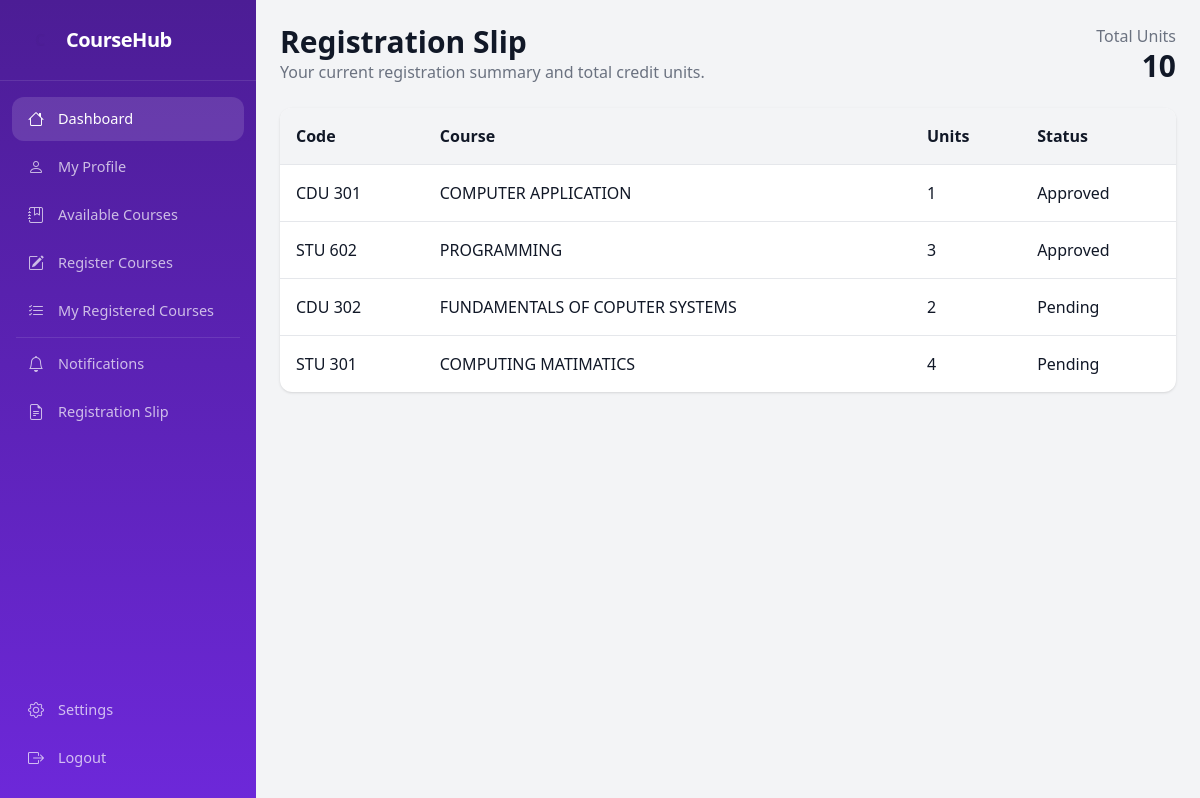
The app's page /dashboard/student/registration-slip/ (signed in), older data.
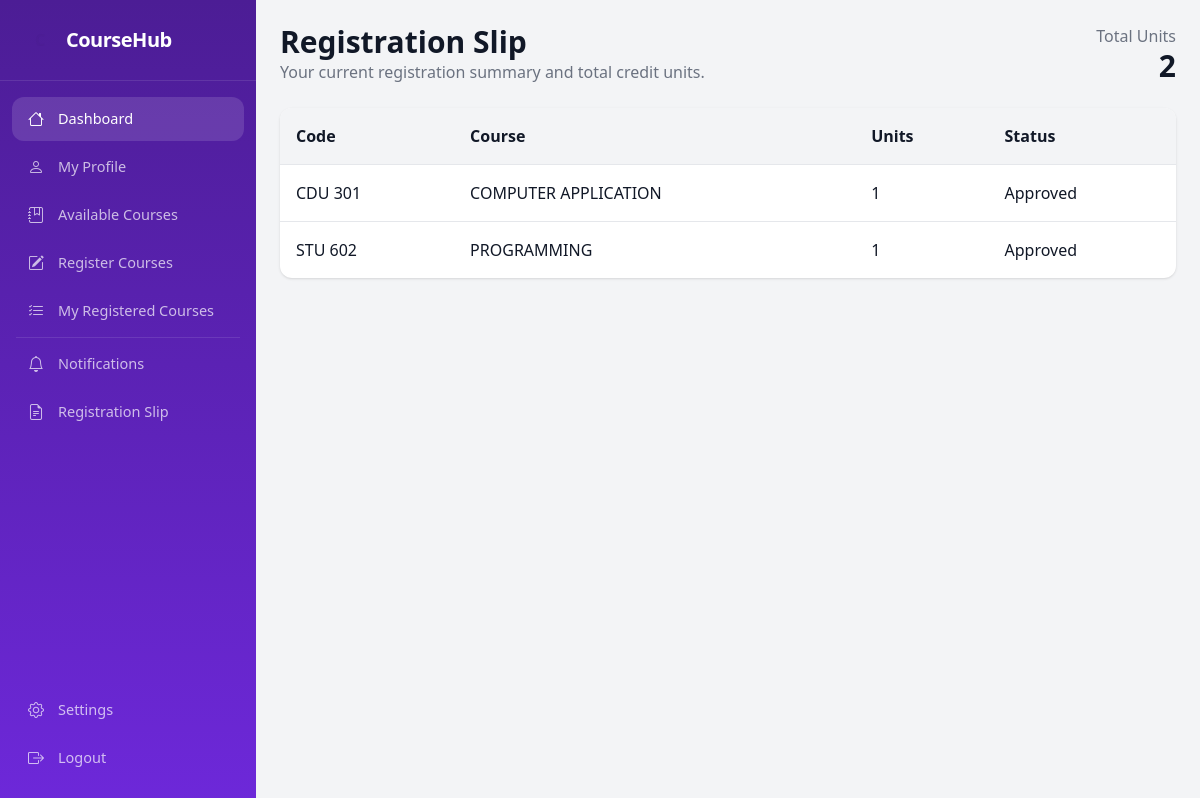
The same page, newer data.
### registrations/models.py (models this page shows, shortened)
class CourseRegistration(models.Model):
    student = models.ForeignKey(Student, on_delete=models.CASCADE, related_name='registrations')
    course = models.ForeignKey(Course, on_delete=models.CASCADE, related_name='registrations')
    status = models.CharField(max_length=20, choices=[('pending', 'Pending'), ('approved', 'Approved'), ('rejected', 'Rejected')], default='pending')
    registered_at = models.DateTimeField(auto_now_add=True)
    class Meta:
        unique_together = ('student', 'course')
        verbose_name_plural = 'Course Registrations'

### courses/models.py (models this page shows, shortened)
class Course(models.Model):
    department = models.ForeignKey(
        Department,
        on_delete=models.CASCADE,
        related_name='courses',
        verbose_name='Department/School',
        help_text='Select the department or school offering this course.',
    )
    code = models.CharField(max_length=20, unique=True)
    title = models.CharField(max_length=200)
    description = models.TextField(blank=True)
    credit_hours = models.PositiveIntegerField(
        default=3,
        verbose_name='Units',
        help_text='Number of credit units for this course.',
    )
    semester = models.CharField(max_length=50, blank=True)
    is_active = models.BooleanField(default=True)
    created_at = models.DateTimeField(auto_now_add=True)
    class Meta:
        verbose_name_plural = 'Courses'

### dashboard/views.py (the view)
# urls.py: path("student/registration-slip/", views.registration_slip, name="registration_slip"),
@login_required
def registration_slip(request):
    student = get_student(request)
    registrations = CourseRegistration.objects.filter(student=student).select_related('course')
    total_units = sum(reg.course.credit_hours for reg in registrations)
    return render(request, "registrations/registration_slip.html", {
        'student': student,
        'registrations': registrations,
        'total_units': total_units,
    })

### dashboard/views.py (called while the page is built)
def get_student(request):
    return Student.objects.filter(user=request.user).first()

### templates/registrations/registration_slip.html (shortened to what this page needs)
{% extends 'dashboard/student_base.html' %}
{% block content %}
<div class="max-w-6xl mx-auto p-6">
    <div class="flex items-center justify-between mb-6">
        <div>
            <h1 class="text-3xl font-bold">Registration Slip</h1>
            <p class="text-gray-500">Your current registration summary and total credit units.</p>
        </div>
        <div class="text-right">
            <p class="text-gray-500">Total Units</p>
            <p class="text-3xl font-bold">{{ total_units }}</p>
        </div>
    </div>
    <div class="bg-white rounded-xl shadow overflow-hidden">
        <table class="w-full text-left border-collapse">
            <thead class="bg-gray-100">
                <tr>
                    <th class="p-4">Code</th>
                    <th class="p-4">Course</th>
                    <th class="p-4">Units</th>
                    <th class="p-4">Status</th>
                </tr>
            </thead>
            <tbody>
                {% for registration in registrations %}
                <tr class="border-t">
                    <td class="p-4">{{ registration.course.code }}</td>
                    <td class="p-4">{{ registration.course.title }}</td>
                    <td class="p-4">{{ registration.course.credit_hours }}</td>
                    <td class="p-4">{{ registration.status|title }}</td>
                </tr>
                {% empty %}
                <tr>
                    <td colspan="4" class="p-4 text-gray-500">No registrations to display.</td>
                </tr>
                {% endfor %}
            </tbody>
        </table>
    </div>
</div>
{% endblock %}

Row changes from the older to the newer data that the page shows:
removed CourseRegistration: course.code "CDU 302", course "FUNDAMENTALS OF COPUTER SYSTEMS", course.credit_hours "2", status "Pending"
removed CourseRegistration: course.code "STU 301", course "COMPUTING MATIMATICS", course.credit_hours "4", status "Pending"
changed through a linked row, CourseRegistration "STU 602": course.credit_hours "3" → "1"
Text that changed along with them:
{{ total_units }}: "10" → "2"
